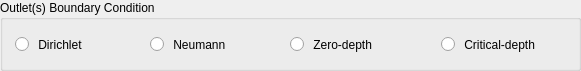
  <widget class="QGroupBox" name="groupBoxInput2">
   <property name="geometry">
    <rect>
     <x>15</x>
     <y>220</y>
     <width>581</width>
     <height>71</height>
    </rect>
   </property>
   <property name="title">
    <string>Outlet(s) Boundary Condition</string>
   </property>
   <widget class="QRadioButton" name="radioButtonDirichlet">
    <property name="geometry">
     <rect>
      <x>15</x>
      <y>33</y>
      <width>131</width>
      <height>23</height>
     </rect>
    </property>
    <property name="text">
     <string> Dirichlet</string>
    </property>
   </widget>
   <widget class="QRadioButton" name="radioButtonNeumann">
    <property name="geometry">
     <rect>
      <x>150</x>
      <y>33</y>
      <width>131</width>
      <height>23</height>
     </rect>
    </property>
    <property name="text">
     <string> Neumann</string>
    </property>
   </widget>
   <widget class="QRadioButton" name="radioButtonZeroDepth">
    <property name="geometry">
     <rect>
      <x>290</x>
      <y>33</y>
      <width>131</width>
      <height>23</height>
     </rect>
    </property>
    <property name="text">
     <string> Zero-depth</string>
    </property>
   </widget>
   <widget class="QRadioButton" name="radioButtonCriticalDepth">
    <property name="geometry">
     <rect>
      <x>441</x>
      <y>33</y>
      <width>131</width>
      <height>23</height>
     </rect>
    </property>
    <property name="text">
     <string> Critical-depth</string>
    </property>
   </widget>
  </widget>
